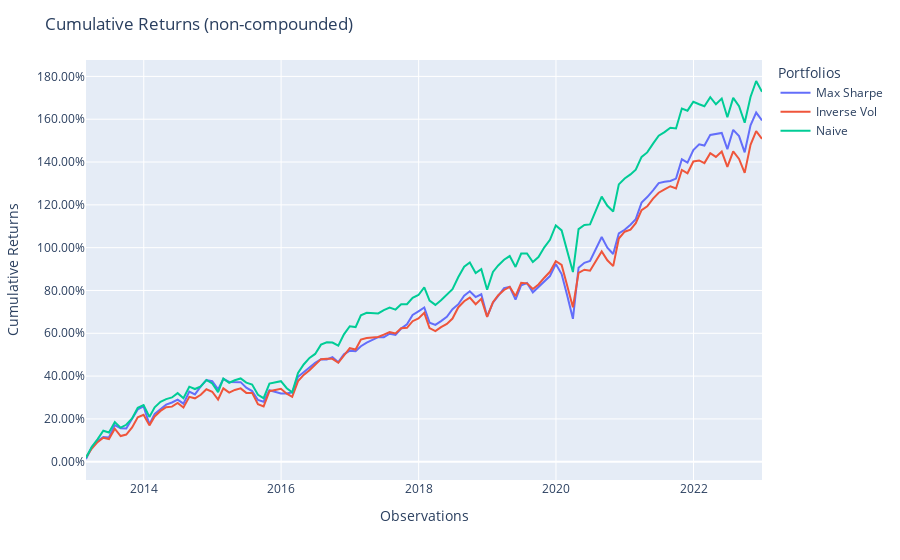

Notebook cell for this chart:
### Code cell
fig = population.plot_cumulative_returns()
# show(fig) is only used for the documentation sticker.
show(fig)
